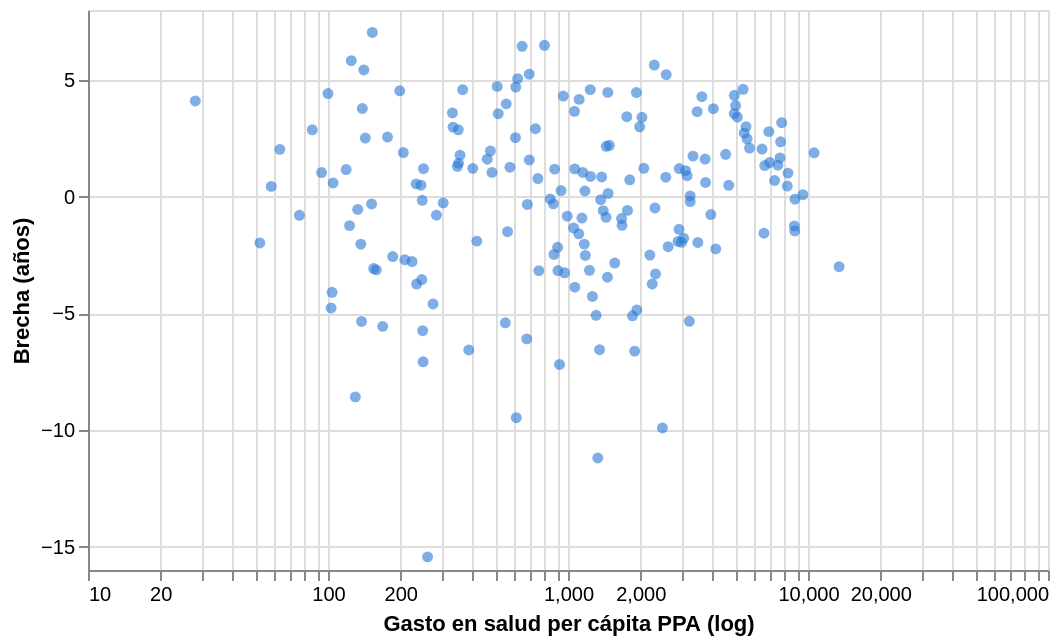

Here is the notebook cell this chart was saved with:
### Code cell
alt.Chart(corte.dropna(subset=["gasto_salud"])).mark_circle(opacity=0.6, color="#2a78d6").encode(
    x=alt.X("gasto_salud:Q", scale=alt.Scale(type="log"), title="Gasto en salud per cápita PPA (log)"),
    y=alt.Y("brecha:Q", title="Brecha (años)"),
    tooltip=["pais", "gasto_salud", "brecha"],
).properties(width=480, height=280)

### Figure 1 — Vega-Lite specification as saved in the notebook (floating-point values rounded to 4 significant figures; data arrays with more than 128 entries replaced by an {"elided": "..."} marker saying what was removed)
{"config": {"view": {"continuousWidth": 300, "continuousHeight": 300}}, "data": {"name": "data-e491db5f77794a2e7989dd9e9b9021d4"}, "mark": {"type": "circle", "color": "#2a78d6", "opacity": 0.6}, "encoding": {"tooltip": [{"field": "pais", "type": "nominal"}, {"field": "gasto_salud", "type": "quantitative"}, {"field": "brecha", "type": "quantitative"}], "x": {"field": "gasto_salud", "scale": {"type": "log"}, "title": "Gasto en salud per cápita PPA (log)", "type": "quantitative"}, "y": {"field": "brecha", "title": "Brecha (años)", "type": "quantitative"}}, "height": 280, "width": 480, "$schema": "https://vega.github.io/schema/vega-lite/v6.4.1.json", "datasets": {"data-e491db5f77794a2e7989dd9e9b9021d4": {"elided": "184 records"}}}
